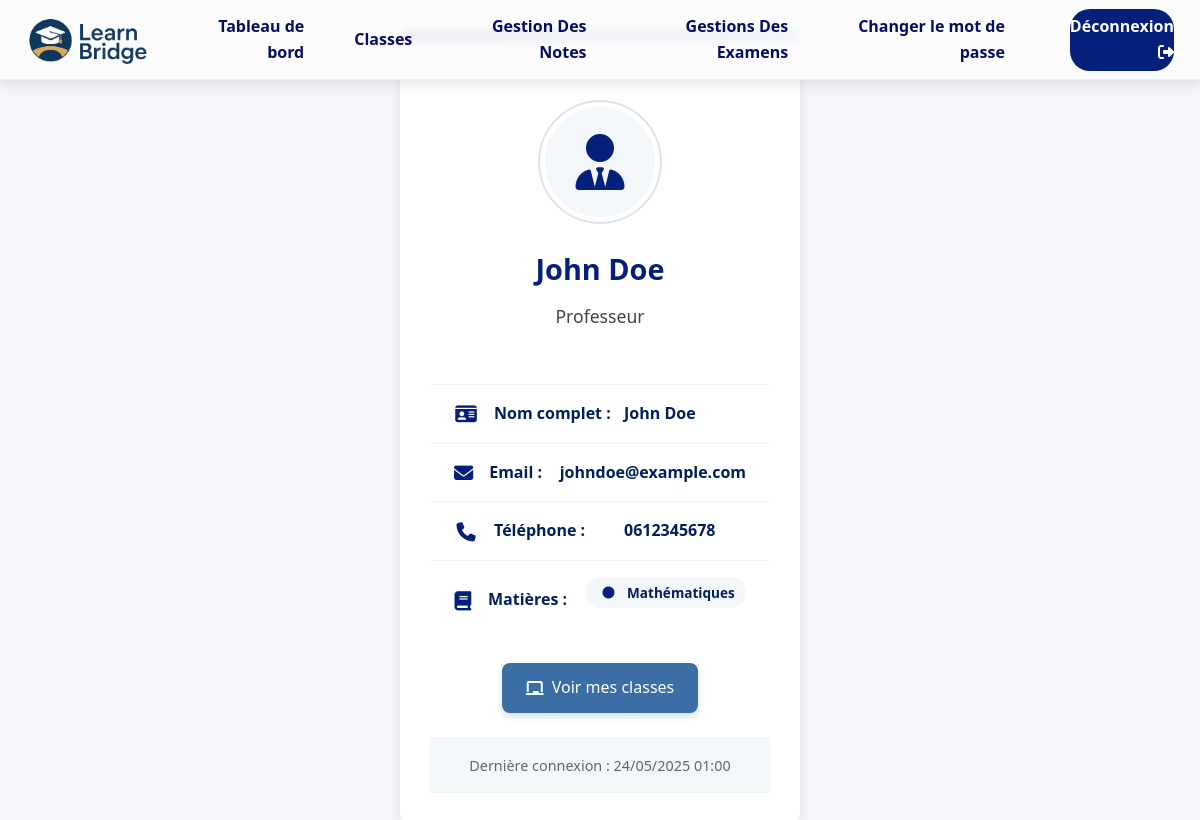
Screenshot of /teacher/Teacher/index.php with the database file from the repository.
### tables this page shows
CREATE TABLE `teachers` (
  `id` int(11) NOT NULL,
  `full_name` varchar(255) NOT NULL,
  `email` varchar(255) NOT NULL,
  `phone` varchar(15) DEFAULT NULL,
  `school_id` int(11) DEFAULT NULL,
  `password` varchar(255) DEFAULT NULL
);

CREATE TABLE `subjects` (
  `id` int(11) NOT NULL,
  `name` varchar(100) NOT NULL,
  `description` text DEFAULT NULL
);

### teacher/Teacher/data/teacher.php (called while the page is built)
<?php
function getTeacherById($teacher_id, $conn){
   $sql = "SELECT * FROM teachers
           WHERE id=?";
   $stmt = $conn->prepare($sql);
   $stmt->execute([$teacher_id]);
   if ($stmt->rowCount() == 1) {
     $teacher = $stmt->fetch();
     return $teacher;
   }else {
    return 0;
   }
}

### teacher/Teacher/data/subject.php (called while the page is built, shortened)
<?php
function getSubjectsByTeacherId($teacher_id, $conn) {
  $sql = "SELECT s.*
          FROM subjects s
          JOIN teacher_subject ts ON s.id = ts.subject_id
          WHERE ts.teacher_id = ?";
  $stmt = $conn->prepare($sql);
  $stmt->execute([$teacher_id]);
  if ($stmt->rowCount() > 0) {
      return $stmt->fetchAll();
  } else {
      return 0;
  }
}
 ?>

### teacher/Teacher/index.php (the view, shortened to what this page needs)
<?php
include "../DB_connection.php";
include "data/teacher.php";
include "data/subject.php";
$teacher_id = 1;
$teacher = getTeacherById($teacher_id, $conn);
?>
<!DOCTYPE html>
<html>
<head>
    <link rel="stylesheet" href="../../style.css">
    <link rel="stylesheet" href="https://cdnjs.cloudflare.com/ajax/libs/font-awesome/6.4.0/css/all.min.css">
</head>
<body>
    <?php include "inc/navbar.php"; ?>
    <main class="students-section">
        <?php if ($teacher != 0): ?>
            <div class="teacher-profile">
                <div class="profile-card">
                    <div class="profile-header">
                        <div class="profile-avatar">
                            <i class="fas fa-user-tie"></i>
                        </div>
                        <h5 class="profile-title"><?= htmlspecialchars($teacher['full_name']) ?></h5>
                        <p class="profile-subtitle">Professeur</p>
                    </div>
                    <ul class="profile-info">
                        <li class="profile-info-item">
                            <i class="fas fa-id-card"></i>
                            <span class="info-label">Nom complet :</span>
                            <span class="info-value"><?= htmlspecialchars($teacher['full_name']) ?></span>
                        </li>
                        <li class="profile-info-item">
                            <i class="fas fa-envelope"></i>
                            <span class="info-label">Email :</span>
                            <span class="info-value"><?= htmlspecialchars($teacher['email']) ?></span>
                        </li>
                        <li class="profile-info-item">
                            <i class="fas fa-phone"></i>
                            <span class="info-label">Téléphone :</span>
                            <span class="info-value"><?= htmlspecialchars($teacher['phone']) ?></span>
                        </li>
                        <li class="profile-info-item">
                            <i class="fas fa-book"></i>
                            <span class="info-label">Matières :</span>
                            <div class="info-value subject-badges">
                                <?php
                                    $subjects = getSubjectsByTeacherId($teacher['id'], $conn);
                                    if ($subjects != 0) {
                                        foreach ($subjects as $subject) {
                                            echo '<span class="subject-badge"><i class="fas fa-circle"></i>' . htmlspecialchars($subject['name']) . '</span>';
                                        }
                                    } else {
                                        echo "Aucune matière assignée";
                                    }
                                ?>
                            </div>
                        </li>
                    </ul>
                    <div class="profile-actions">
                        <a href="classes.php" class="profile-btn">
                            <i class="fas fa-chalkboard"></i> Voir mes classes
                        </a>
                    </div>
                    <div class="profile-footer">
                        Dernière connexion : <?= date('d/m/Y H:i') ?>
                    </div>
                </div>
            </div>
        <?php endif; ?>
    </main>
</body>
</html>

### style.css (style rules this page uses)
* { margin: 0; padding: 0; box-sizing: border-box; font-family: 'Segoe UI', Tahoma, Geneva, Verdana, sans-serif; }
html { scroll-behavior: smooth; }
body { background-color: #f9f9f9; color: #333; line-height: 1.6; }
body { font-family: 'Poppins', 'Segoe UI', sans-serif; margin: 0; padding: 0; }
body { margin: 0; font-family: 'Poppins', sans-serif; background: #f8fafd; color: #333; }
.students-section, .logo-container { margin:auto; }
.students-section { max-width: 1200px; padding: 0 20px; }
.teacher-profile { max-width: 1200px; margin: 2rem auto; padding: 0 1.5rem; display: flex; justify-content: center; }
.profile-card { background-color: white; border-radius: 16px; box-shadow: 0 2px 10px rgba(0, 0, 0, 0.08); overflow: hidden; transition: all 0.3s ease; width: 360px; border: none; position: relative; }
.profile-card::before { content: ''; position: absolute; top: 0; left: 0; right: 0; height: 8px; background: linear-gradient(to right, #04207b, #4a7eb5); }

### teacher/Teacher/index.php (style rules this page uses)
.teacher-profile { max-width: 1200px; margin: 2rem auto; padding: 0 1.5rem; display: flex; justify-content: center; }
.profile-card { background-color: white; border-radius: 16px; box-shadow: 0 2px 10px rgba(0, 0, 0, 0.08); overflow: hidden; transition: all 0.3s ease; width: 360px; border: none; position: relative; }
.profile-card::before { content: ''; position: absolute; top: 0; left: 0; right: 0; height: 8px; background: linear-gradient(to right, #04207b, #4a7eb5); }
.profile-header { padding: 2.5rem 1.5rem 1.5rem; position: relative; text-align: center; }
.profile-avatar { position: relative; width: 120px; height: 120px; border-radius: 50%; background-color: #f4f7fa; margin: 0 auto 1.5rem; display: flex; justify-content: center; align-items: center; overflow: hidden; border: 5px solid white; box-shadow: 0 0 0 2px #dee2e6; }
.profile-avatar i { font-size: 3.5rem; color: #04207b; }
.profile-title { font-size: 1.8rem; font-weight: 600; color: #04207b; margin-bottom: 0.5rem; }
.profile-subtitle { color: #666; font-size: 1.1rem; margin-bottom: 1.5rem; }
.profile-info { list-style: none; padding: 0; }
.profile-info-item { padding: 1rem 1.5rem; border-top: 1px solid #f1f3f5; display: flex; align-items: center; }
.profile-info-item i { margin-right: 1rem; color: #04207b; font-size: 1.2rem; width: 24px; text-align: center; }
.info-label { font-weight: 600; width: 130px; color: #333; }
.info-value { flex: 1; color: #666; }
.subject-badges { display: flex; flex-wrap: wrap; gap: 0.5rem; }
.subject-badge { background-color: #f4f7fa; color: #3a6ea5; font-size: 0.85rem; padding: 0.3rem 0.7rem; border-radius: 30px; display: inline-flex; align-items: center; }
.subject-badge i { margin-right: 0.4rem; font-size: 0.75rem; }
.profile-actions { text-align: center; padding: 1.5rem; }
.profile-btn { display: inline-flex; align-items: center; justify-content: center; padding: 0.75rem 1.5rem; background-color: #3a6ea5; color: white; border: none; border-radius: 8px; font-weight: 500; transition: all 0.3s ease; text-decoration: none; box-shadow: 0 4px 6px rgba(58, 110, 165, 0.2); }
body { margin: 0; font-family: Arial, sans-serif; background-color: #f4f6fa; }
.profile-card { background-color: white; padding: 30px; border-radius: 10px; box-shadow: 0 0 10px rgba(0,0,0,0.1); width: 400px; text-align: center; }
.profile-card p { margin: 10px 0; color: #444; }
.profile-info { text-align: left; margin-top: 20px; }
.profile-info div { margin-bottom: 15px; }
.profile-info span { font-weight: bold; color: #001f5c; }
.profile-btn i { margin-right: 0.5rem; }
.profile-footer { background-color: #f4f7fa; padding: 1rem 1.5rem; text-align: center; font-size: 0.9rem; color: #666; border-top: 1px solid #f1f3f5; }
.students-section, .logo-container { margin:auto; }

### rows the page displays
teachers: full_name "John Doe", email "johndoe@example.com", phone "0612345678"
subjects: name "Mathématiques"
